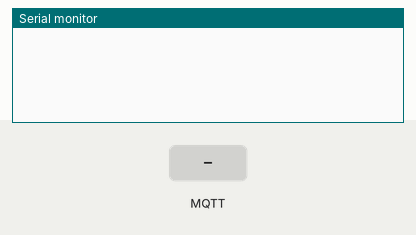
This sketch was run on a simulated Arduino Uno, built with avr-gcc and run on an emulated ATmega328P. On the bench: the last lines printed to the serial monitor. Inputs (shaded band) come from the test bench. No MQTT or app messages arrive unless stated.

Above: at 2.3 s.
2.4 s: MQTT message "1" arrives on the first subscribed topic
At 3.6 s:
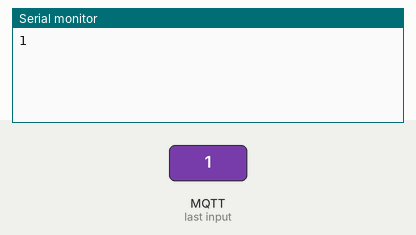
3.9 s: MQTT message "on" arrives on the first subscribed topic
At 4.9 s:
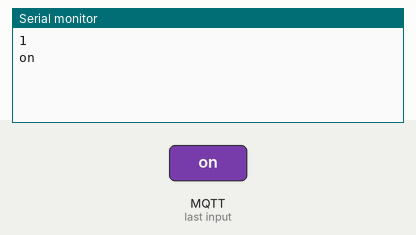
5.4 s: MQTT message "off" arrives on the first subscribed topic
At 6.0 s:
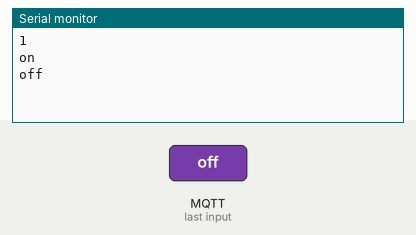
6.9 s: MQTT message "1" arrives on the second subscribed topic
At 8.1 s:
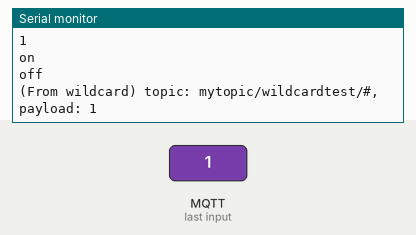
8.4 s: MQTT message "on" arrives on the second subscribed topic
At 9.5 s:
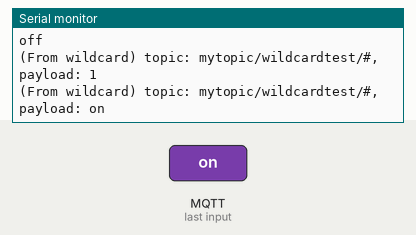
9.9 s: MQTT message "off" arrives on the second subscribed topic
At 10.7 s:
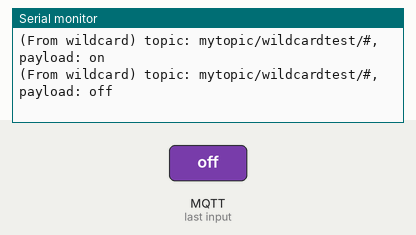

Measured:
- after the input at 2.4 s, the serial monitor: prints a new line at once (image 1)
- after the input at 3.9 s, the serial monitor: prints a new line at once (image 2)
- after the input at 5.4 s, the serial monitor: prints a new line at once (image 3)
- after the input at 6.9 s, the serial monitor: prints a new line at once (image 4)
- after the input at 8.4 s, the serial monitor: prints a new line at once (image 5)
- after the input at 9.9 s, the serial monitor: prints a new line at once (image 6)

The sketch:

MQTT_TEST_ESP.ino
```cpp
#include "EspMQTTClient.h"

EspMQTTClient client(
  "VALCAR",
  "geagonzalez",
  "192.168.1.69",
  "MQTTUsername",
  "MQTTPassword",
  "NODEMCU",
  1883
);

void setup()
{
  Serial.begin(115200);


  client.enableDebuggingMessages();

}

void onConnectionEstablished()
{

  client.subscribe("mytopic/test", [](const String & payload) {
    Serial.println(payload);
  });

  client.subscribe("mytopic/wildcardtest/#", [](const String & topic, const String & payload) {
    Serial.println("(From wildcard) topic: " + topic + ", payload: " + payload);
  });

  client.publish("mytopic/test", "This is a message");

  client.executeDelayed(5 * 1000, []() {
    client.publish("mytopic/wildcardtest/test123", "This is a message sent 5 seconds later");
  });
}

void loop()
{
  client.loop();
}
```
